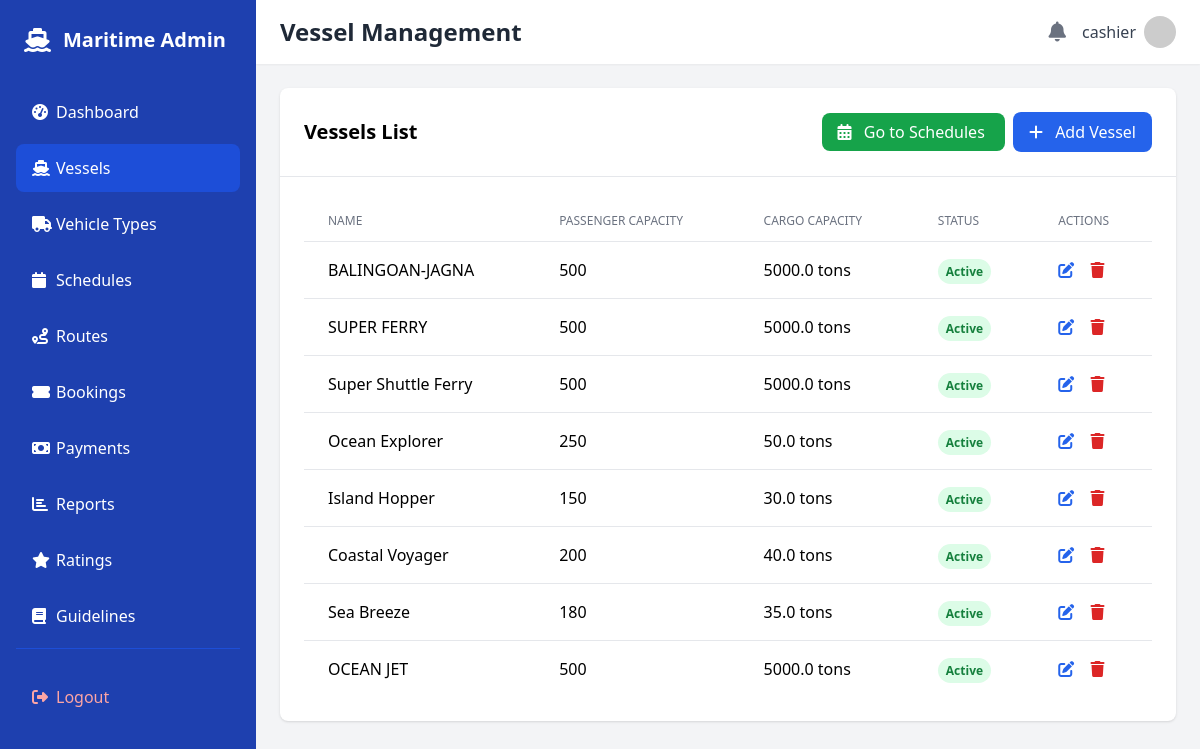
Page /dashboard/vessels/ (signed in) on the earlier database version.
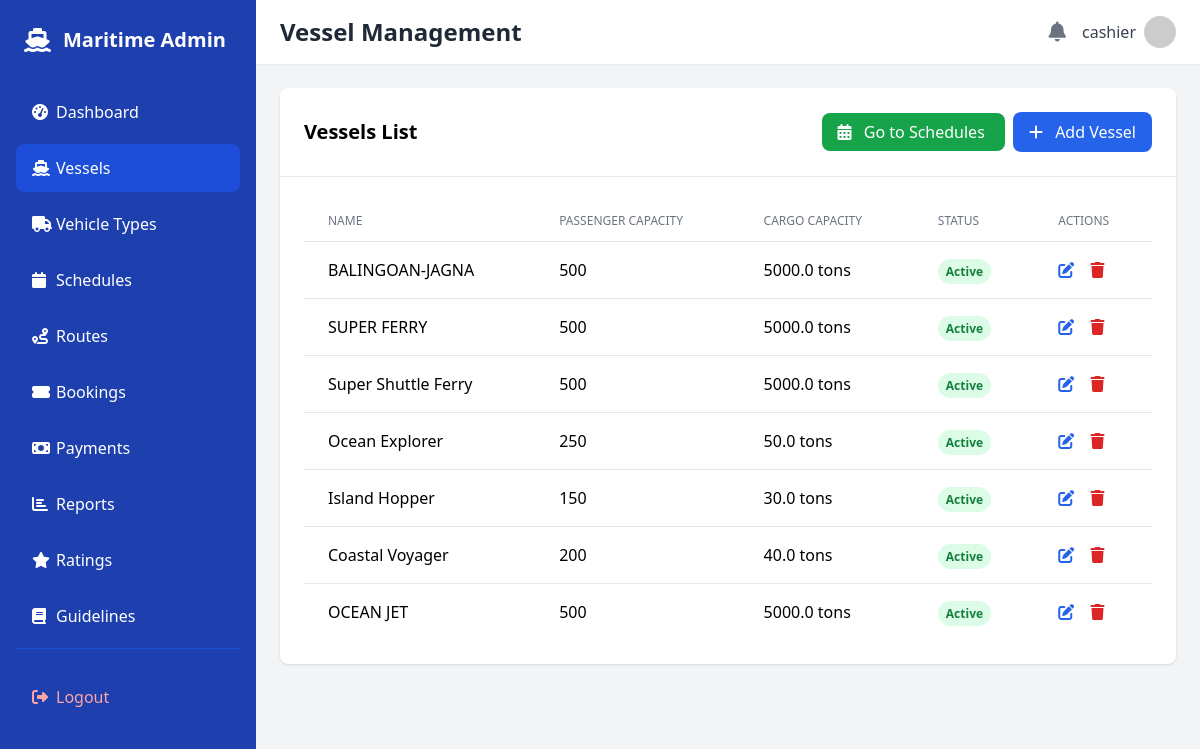
Same page on the later database version.
### trip/models.py (models this page shows, shortened)
class Vessel(models.Model):
    name = models.CharField(max_length=100)
    capacity_passengers = models.PositiveIntegerField()
    capacity_cargo = models.FloatField(help_text="Capacity in metric tons")
    active = models.BooleanField(default=True)

### trip/views.py (the view)
# urls.py: path('dashboard/vessels/', views.vessel_list, name='vessels'),
@login_required
@staff_member_required
def vessel_list(request):
    vessels = Vessel.objects.all().prefetch_related('schedule_set')
    search_query = request.GET.get('search', '')
    if search_query:
        vessels = vessels.filter(
            Q(name__icontains=search_query) |
            Q(capacity__icontains=search_query) |
            Q(vessel_type__icontains=search_query)
        )
    page = request.GET.get('page', 1)
    paginator = Paginator(vessels, 10)  # Show 10 vessels per page
    try:
        vessels = paginator.page(page)
    except PageNotAnInteger:
        vessels = paginator.page(1)
    except EmptyPage:
        vessels = paginator.page(paginator.num_pages)
    context = {
        'vessels': vessels,
        'search_query': search_query,
        'active_tab': 'vessels'
    }
    return render(request, 'dashboard/vessels.html', context)

### trip/views.py (called while the page is built)
def get_notification_context(request):
    if request.user.is_authenticated:
        pending_payments_count = Booking.objects.filter(is_paid=False).count()
        return {
            'pending_payments_count': pending_payments_count
        }
    return {'pending_payments_count': 0}

### templates/dashboard/vessels.html (shortened to what this page needs)
{% extends 'dashboard/base.html' %}
{% block header %}Vessel Management{% endblock %}
{% block content %}
<div class="bg-white rounded-lg shadow">
    <div class="p-6 border-b border-gray-200 flex justify-between items-center">
        <h2 class="text-xl font-semibold">Vessels List</h2>
        <div>
            <a href="{% url 'schedules' %}" class="bg-green-600 text-white px-4 py-2 rounded-lg hover:bg-green-700 mr-2">
                <i class="fas fa-calendar-alt mr-2"></i> Go to Schedules
            </a>
            <button id="openAddVesselModal" class="bg-blue-600 text-white px-4 py-2 rounded-lg hover:bg-blue-700">
                <i class="fas fa-plus mr-2"></i> Add Vessel
            </button>
        </div>
    </div>
    <div class="p-6">
        <div class="overflow-x-auto">
            <table class="min-w-full divide-y divide-gray-200">
                <thead>
                    <tr>
                        <th class="px-6 py-3 text-left text-xs font-medium text-gray-500 uppercase">Name</th>
                        <th class="px-6 py-3 text-left text-xs font-medium text-gray-500 uppercase">Passenger Capacity</th>
                        <th class="px-6 py-3 text-left text-xs font-medium text-gray-500 uppercase">Cargo Capacity</th>
                        <th class="px-6 py-3 text-left text-xs font-medium text-gray-500 uppercase">Status</th>
                        <th class="px-6 py-3 text-left text-xs font-medium text-gray-500 uppercase">Actions</th>
                    </tr>
                </thead>
                <tbody class="divide-y divide-gray-200">
                    {% for vessel in vessels %}
                    <tr>
                        <td class="px-6 py-4">{{ vessel.name }}</td>
                        <td class="px-6 py-4">{{ vessel.capacity_passengers }}</td>
                        <td class="px-6 py-4">{{ vessel.capacity_cargo }} tons</td>
                        <td class="px-6 py-4">
                            {% if vessel.active %}
                            <span class="px-2 py-1 text-xs font-semibold text-green-700 bg-green-100 rounded-full">Active</span>
                            {% else %}
                            <span class="px-2 py-1 text-xs font-semibold text-red-700 bg-red-100 rounded-full">Inactive</span>
                            {% endif %}
                        </td>
                        <td class="px-6 py-4">
                            <button onclick="openEditVesselModal('{{ vessel.id }}', '{{ vessel.name }}', {{ vessel.capacity_passengers }}, {{ vessel.capacity_cargo }}, {{ vessel.active|yesno:'true,false' }})"
                                    class="text-blue-600 hover:text-blue-800 mr-3">
                                <i class="fas fa-edit"></i>
                            </button>
                            <button onclick="deleteVessel('{{ vessel.id }}')"
                                    class="text-red-600 hover:text-red-800">
                                <i class="fas fa-trash"></i>
                            </button>
                        </td>
                    </tr>
                    {% endfor %}
                </tbody>
            </table>
        </div>
    </div>
</div>
{% endblock %}

Differences in the rows shown:
removed Vessel: name "Sea Breeze", capacity_passengers "180", capacity_cargo "35.0", active "Active"
